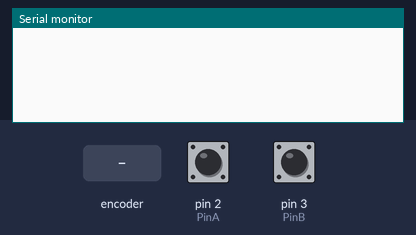
The sketch below on a simulated Arduino Uno, built with avr-gcc and run on an emulated ATmega328P. On the bench: the last lines printed to the serial monitor. The test bench sets the inputs (shaded band); at power-on: pin 2 (PinA) HIGH, pin 3 (PinB) HIGH.

Above: at 1.2 s.
1.3 s: rotary encoder on pin 2 (PinA) / pin 3 (PinB) turned 1 step (first pin leading)
At 2.2 s:
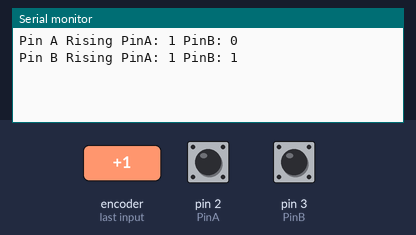
3.0 s: rotary encoder on pin 2 (PinA) / pin 3 (PinB) turned 2 steps (second pin leading)
At 3.6 s:
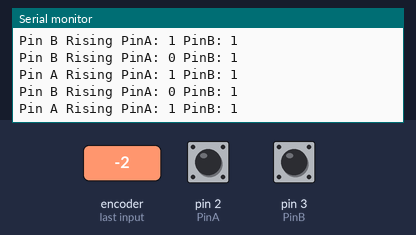

Measured:
- after the input at 1.3 s, the serial monitor: prints a new line after 0.05 s (image 1)
- after the input at 3.0 s, the serial monitor: prints a new line after 0.05 s (image 2)

The sketch:

debugRead.ino
```cpp
const int PinA = 2;
const int PinB = 3;

int pinAVal, pinBVal;

void setup() {
  pinMode(PinA, INPUT_PULLUP);
  pinMode(PinB, INPUT_PULLUP);

  attachInterrupt(digitalPinToInterrupt(PinA),pinAInt,RISING);
  attachInterrupt(digitalPinToInterrupt(PinB),pinBInt,RISING);
  Serial.begin(9600);
}

void loop() {

}

void readPins(){
  pinAVal = digitalRead(PinA);
  pinBVal = digitalRead(PinB);
}

void pinAInt(){
  readPins();

  Serial.print("Pin A Rising ");
  Serial.print("PinA: ");
  Serial.print(pinAVal);
  Serial.print(" PinB: ");
  Serial.println(pinBVal);
}

void pinBInt(){
  readPins();

  Serial.print("Pin B Rising ");
  Serial.print("PinA: ");
  Serial.print(pinAVal);
  Serial.print(" PinB: ");
  Serial.println(pinBVal);
}
```
